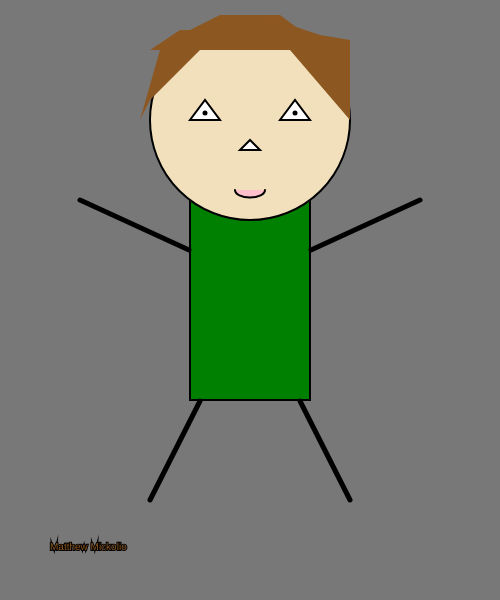
Frame 1 (no input)
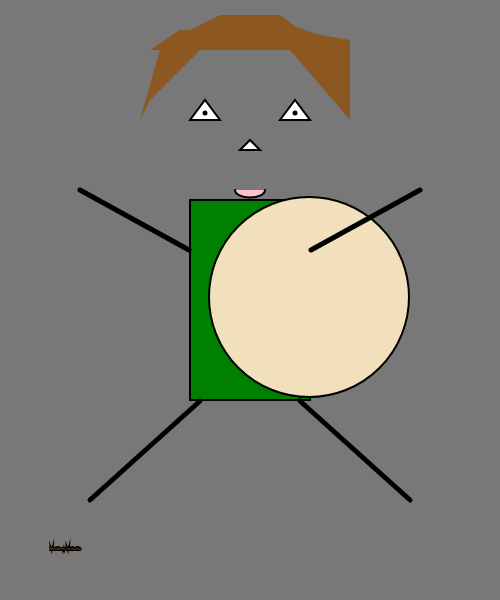
Frame 60 (no input)
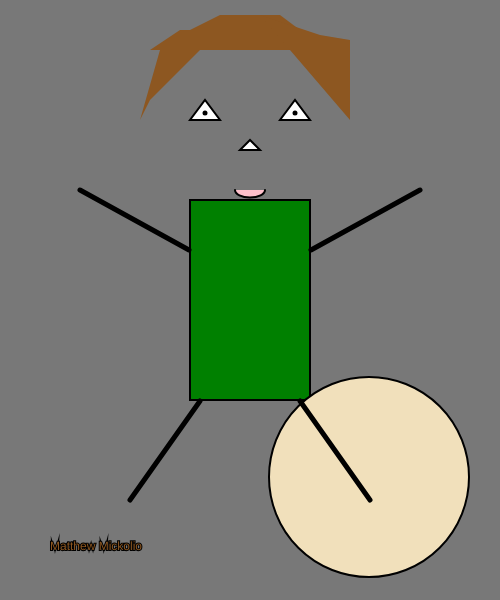
Frame 120 (the mouse pressed at the canvas centre since frame 60)

The p5.js sketch that drew these frames (run headless with seeded random() and noise() and a simulated clock; from frame 60 on, the mouse is pressed at the canvas centre):

// p5.js sketch
// ── sketch.js
var yArm = 200;
var xLeftLeg = 150;
var xRightLeg = 350;
var xCircle = 250;
var yCircle = 120;

var randMovement1;
var randMovement2;
var randMovement3;
var randMovement4;

var size = 10;
var sizeInc = 2;

function setup()
{
	createCanvas(500,600);
	randMovement1 = Math.floor(Math.random() * 10) + 1;
	randMovement2 = Math.floor(Math.random() * 20) + 1;
	randMovement3 = Math.floor(Math.random() * 15) + 1;
	randMovement4 = Math.floor(Math.random() * 25) + 1;
}

function draw()
{
	
	let c = color(241, 224, 187);
	strokeWeight(2);
	background(120);
	fill("green");
	rect(190, 200, 120, 200);
	fill(c);
	circle(xCircle, yCircle, 200);
	fill("pink");
	arc(250, 190, 30, 15, TWO_PI, -PI);
	fill("white");
	triangle(190, 120, 220, 120, 205, 100);
	triangle(310, 120, 280, 120, 295, 100);
	triangle(240, 150, 260, 150, 250, 140);
	strokeWeight(5);
	point(205, 113);
	point(295, 113);
	line(189, 250, 80, yArm); 	//left arm
	line(311, 250, 420, yArm);	//right arm
	line(200, 401, xLeftLeg, 500);	//left leg
	line(300, 401, xRightLeg, 500);	//right leg
	strokeWeight(2);
	noStroke();
	c = color(141, 87, 33);
	fill(c);
	quad(140, 120, 160, 50, 200, 50, 150, 100);
	quad(150, 50, 180, 30, 280, 30, 300, 50);
	quad(190, 30, 220, 15, 280, 15, 300, 30);
	quad(260, 15, 320, 35, 350, 40, 350, 120);
	color("black");
	stroke("black");
	//movement functions
	if (yArm >= 300 || yArm <= 150)
	{
		randMovement1 *= -1;
	}
	yArm += randMovement1;
	if (xLeftLeg >= 150 || xLeftLeg <= 80)
	{
		randMovement2 *= -1;
	}
	xLeftLeg += randMovement2;
	xRightLeg += randMovement2 * -1;

	if (xCircle >= 450 || xCircle <= 50)
	{
		randMovement3 *= -1;
	}
	xCircle += randMovement3;
	if (yCircle >= 550 || yCircle <= 50)
	{
		randMovement4 *= -1;
	}
	yCircle += randMovement4; 
	//text stuff
	textSize(size);
	size = size + sizeInc;
	if (size == 18 || size == 2)
	{
		sizeInc *= -1;
	}
	text("Matthew Mickolio", 50, 550);
	
}
// ── firstp5.html
<html>
	<head>
		<title>Self portrait by Matthew Mickolio</title>
		<script src="js/p5.min.js"></script>
		<script src="js/sketch.js"></script>
	</head>






</html>
